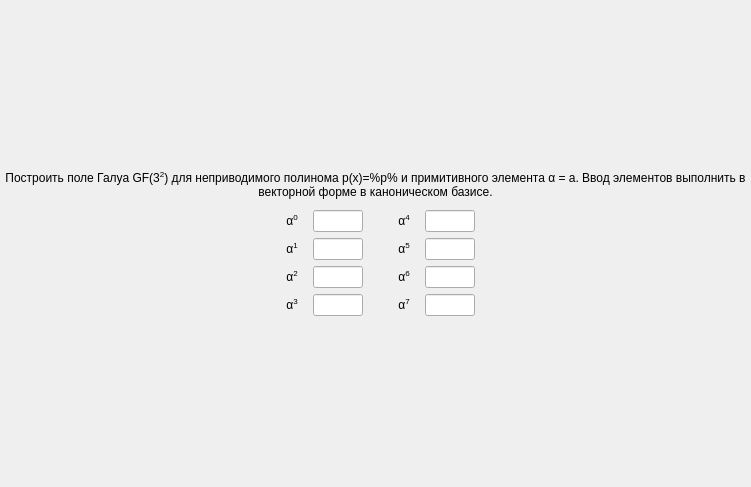
<?xml version="1.0" encoding="UTF-8"?>
<ui version="4.0">
 <class>ScreenTask11</class>
 <widget class="QFrame" name="ScreenTask11">
  <property name="geometry">
   <rect>
    <x>0</x>
    <y>0</y>
    <width>751</width>
    <height>487</height>
   </rect>
  </property>
  <property name="windowTitle">
   <string>Frame</string>
  </property>
  <layout class="QGridLayout" name="gridLayout">
   <property name="leftMargin">
    <number>0</number>
   </property>
   <property name="topMargin">
    <number>0</number>
   </property>
   <property name="rightMargin">
    <number>0</number>
   </property>
   <property name="bottomMargin">
    <number>0</number>
   </property>
   <item row="0" column="0">
    <layout class="QVBoxLayout" name="verticalLayout">
     <item>
      <spacer name="verticalSpacer">
       <property name="orientation">
        <enum>Qt::Vertical</enum>
       </property>
       <property name="sizeHint" stdset="0">
        <size>
         <width>0</width>
         <height>0</height>
        </size>
       </property>
      </spacer>
     </item>
     <item>
      <widget class="QLabel" name="title">
       <property name="styleSheet">
        <string notr="true">font: 75 20pt &quot;MS Shell Dlg 2&quot;;</string>
       </property>
       <property name="text">
        <string>Построить поле Галуа GF(3&lt;sup&gt;2&lt;/sup&gt;) для неприводимого полинома p(x)=%p% и примитивного элемента α = a. Ввод элементов выполнить в векторной форме в каноническом базисе.</string>
       </property>
       <property name="alignment">
        <set>Qt::AlignCenter</set>
       </property>
       <property name="wordWrap">
        <bool>true</bool>
       </property>
      </widget>
     </item>
     <item>
      <spacer name="verticalSpacer_3">
       <property name="orientation">
        <enum>Qt::Vertical</enum>
       </property>
       <property name="sizeType">
        <enum>QSizePolicy::Minimum</enum>
       </property>
       <property name="sizeHint" stdset="0">
        <size>
         <width>0</width>
         <height>5</height>
        </size>
       </property>
      </spacer>
     </item>
     <item>
      <layout class="QGridLayout" name="gridLayout_2">
       <item row="1" column="2">
        <widget class="QLineEdit" name="input1">
         <property name="sizePolicy">
          <sizepolicy hsizetype="Fixed" vsizetype="Fixed">
           <horstretch>0</horstretch>
           <verstretch>0</verstretch>
          </sizepolicy>
         </property>
         <property name="minimumSize">
          <size>
           <width>50</width>
           <height>0</height>
          </size>
         </property>
         <property name="maximumSize">
          <size>
           <width>50</width>
           <height>16777215</height>
          </size>
         </property>
         <property name="styleSheet">
          <string notr="true">font: 16pt &quot;MS Shell Dlg 2&quot;;</string>
         </property>
         <property name="alignment">
          <set>Qt::AlignCenter</set>
         </property>
        </widget>
       </item>
       <item row="2" column="5">
        <widget class="QLineEdit" name="input6">
         <property name="sizePolicy">
          <sizepolicy hsizetype="Fixed" vsizetype="Fixed">
           <horstretch>0</horstretch>
           <verstretch>0</verstretch>
          </sizepolicy>
         </property>
         <property name="minimumSize">
          <size>
           <width>50</width>
           <height>0</height>
          </size>
         </property>
         <property name="maximumSize">
          <size>
           <width>50</width>
           <height>16777215</height>
          </size>
         </property>
         <property name="styleSheet">
          <string notr="true">font: 16pt &quot;MS Shell Dlg 2&quot;;</string>
         </property>
         <property name="alignment">
          <set>Qt::AlignCenter</set>
         </property>
        </widget>
       </item>
       <item row="1" column="5">
        <widget class="QLineEdit" name="input5">
         <property name="sizePolicy">
          <sizepolicy hsizetype="Fixed" vsizetype="Fixed">
           <horstretch>0</horstretch>
           <verstretch>0</verstretch>
          </sizepolicy>
         </property>
         <property name="minimumSize">
          <size>
           <width>50</width>
           <height>0</height>
          </size>
         </property>
         <property name="maximumSize">
          <size>
           <width>50</width>
           <height>16777215</height>
          </size>
         </property>
         <property name="styleSheet">
          <string notr="true">font: 16pt &quot;MS Shell Dlg 2&quot;;</string>
         </property>
         <property name="alignment">
          <set>Qt::AlignCenter</set>
         </property>
        </widget>
       </item>
       <item row="0" column="5">
        <widget class="QLineEdit" name="input4">
         <property name="sizePolicy">
          <sizepolicy hsizetype="Fixed" vsizetype="Fixed">
           <horstretch>0</horstretch>
           <verstretch>0</verstretch>
          </sizepolicy>
         </property>
         <property name="minimumSize">
          <size>
           <width>50</width>
           <height>0</height>
          </size>
         </property>
         <property name="maximumSize">
          <size>
           <width>50</width>
           <height>16777215</height>
          </size>
         </property>
         <property name="styleSheet">
          <string notr="true">font: 16pt &quot;MS Shell Dlg 2&quot;;</string>
         </property>
         <property name="alignment">
          <set>Qt::AlignCenter</set>
         </property>
        </widget>
       </item>
       <item row="2" column="1">
        <widget class="QLabel" name="label_3">
         <property name="sizePolicy">
          <sizepolicy hsizetype="Fixed" vsizetype="Preferred">
           <horstretch>0</horstretch>
           <verstretch>0</verstretch>
          </sizepolicy>
         </property>
         <property name="minimumSize">
          <size>
           <width>30</width>
           <height>0</height>
          </size>
         </property>
         <property name="maximumSize">
          <size>
           <width>30</width>
           <height>16777215</height>
          </size>
         </property>
         <property name="styleSheet">
          <string notr="true">font: 16pt &quot;MS Shell Dlg 2&quot;;</string>
         </property>
         <property name="text">
          <string>α&lt;sup&gt;2&lt;/sup&gt;</string>
         </property>
         <property name="alignment">
          <set>Qt::AlignCenter</set>
         </property>
        </widget>
       </item>
       <item row="1" column="4">
        <widget class="QLabel" name="label_6">
         <property name="sizePolicy">
          <sizepolicy hsizetype="Fixed" vsizetype="Preferred">
           <horstretch>0</horstretch>
           <verstretch>0</verstretch>
          </sizepolicy>
         </property>
         <property name="minimumSize">
          <size>
           <width>30</width>
           <height>0</height>
          </size>
         </property>
         <property name="maximumSize">
          <size>
           <width>30</width>
           <height>16777215</height>
          </size>
         </property>
         <property name="styleSheet">
          <string notr="true">font: 16pt &quot;MS Shell Dlg 2&quot;;</string>
         </property>
         <property name="text">
          <string>α&lt;sup&gt;5&lt;/sup&gt;</string>
         </property>
         <property name="alignment">
          <set>Qt::AlignCenter</set>
         </property>
        </widget>
       </item>
       <item row="3" column="4">
        <widget class="QLabel" name="label_8">
         <property name="sizePolicy">
          <sizepolicy hsizetype="Fixed" vsizetype="Preferred">
           <horstretch>0</horstretch>
           <verstretch>0</verstretch>
          </sizepolicy>
         </property>
         <property name="minimumSize">
          <size>
           <width>30</width>
           <height>0</height>
          </size>
         </property>
         <property name="maximumSize">
          <size>
           <width>30</width>
           <height>16777215</height>
          </size>
         </property>
         <property name="styleSheet">
          <string notr="true">font: 16pt &quot;MS Shell Dlg 2&quot;;</string>
         </property>
         <property name="text">
          <string>α&lt;sup&gt;7&lt;/sup&gt;</string>
         </property>
         <property name="alignment">
          <set>Qt::AlignCenter</set>
         </property>
        </widget>
       </item>
       <item row="2" column="4">
        <widget class="QLabel" name="label_7">
         <property name="sizePolicy">
          <sizepolicy hsizetype="Fixed" vsizetype="Preferred">
           <horstretch>0</horstretch>
           <verstretch>0</verstretch>
          </sizepolicy>
         </property>
         <property name="minimumSize">
          <size>
           <width>30</width>
           <height>0</height>
          </size>
         </property>
         <property name="maximumSize">
          <size>
           <width>30</width>
           <height>16777215</height>
          </size>
         </property>
         <property name="styleSheet">
          <string notr="true">font: 16pt &quot;MS Shell Dlg 2&quot;;</string>
         </property>
         <property name="text">
          <string>α&lt;sup&gt;6&lt;/sup&gt;</string>
         </property>
         <property name="alignment">
          <set>Qt::AlignCenter</set>
         </property>
        </widget>
       </item>
       <item row="3" column="3">
        <spacer name="horizontalSpacer_6">
         <property name="orientation">
          <enum>Qt::Horizontal</enum>
         </property>
         <property name="sizeType">
          <enum>QSizePolicy::Minimum</enum>
         </property>
         <property name="sizeHint" stdset="0">
          <size>
           <width>20</width>
           <height>0</height>
          </size>
         </property>
        </spacer>
       </item>
       <item row="0" column="1">
        <widget class="QLabel" name="label">
         <property name="sizePolicy">
          <sizepolicy hsizetype="Fixed" vsizetype="Preferred">
           <horstretch>0</horstretch>
           <verstretch>0</verstretch>
          </sizepolicy>
         </property>
         <property name="minimumSize">
          <size>
           <width>30</width>
           <height>0</height>
          </size>
         </property>
         <property name="maximumSize">
          <size>
           <width>30</width>
           <height>16777215</height>
          </size>
         </property>
         <property name="styleSheet">
          <string notr="true">font: 16pt &quot;MS Shell Dlg 2&quot;;</string>
         </property>
         <property name="text">
          <string>α&lt;sup&gt;0&lt;/sup&gt;</string>
         </property>
         <property name="alignment">
          <set>Qt::AlignCenter</set>
         </property>
        </widget>
       </item>
       <item row="1" column="3">
        <spacer name="horizontalSpacer_4">
         <property name="orientation">
          <enum>Qt::Horizontal</enum>
         </property>
         <property name="sizeType">
          <enum>QSizePolicy::Minimum</enum>
         </property>
         <property name="sizeHint" stdset="0">
          <size>
           <width>20</width>
           <height>0</height>
          </size>
         </property>
        </spacer>
       </item>
       <item row="2" column="3">
        <spacer name="horizontalSpacer_5">
         <property name="orientation">
          <enum>Qt::Horizontal</enum>
         </property>
         <property name="sizeType">
          <enum>QSizePolicy::Minimum</enum>
         </property>
         <property name="sizeHint" stdset="0">
          <size>
           <width>20</width>
           <height>0</height>
          </size>
         </property>
        </spacer>
       </item>
       <item row="3" column="1">
        <widget class="QLabel" name="label_4">
         <property name="sizePolicy">
          <sizepolicy hsizetype="Fixed" vsizetype="Preferred">
           <horstretch>0</horstretch>
           <verstretch>0</verstretch>
          </sizepolicy>
         </property>
         <property name="minimumSize">
          <size>
           <width>30</width>
           <height>0</height>
          </size>
         </property>
         <property name="maximumSize">
          <size>
           <width>30</width>
           <height>16777215</height>
          </size>
         </property>
         <property name="styleSheet">
          <string notr="true">font: 16pt &quot;MS Shell Dlg 2&quot;;</string>
         </property>
         <property name="text">
          <string>α&lt;sup&gt;3&lt;/sup&gt;</string>
         </property>
         <property name="alignment">
          <set>Qt::AlignCenter</set>
         </property>
        </widget>
       </item>
       <item row="0" column="3">
        <spacer name="horizontalSpacer_3">
         <property name="orientation">
          <enum>Qt::Horizontal</enum>
         </property>
         <property name="sizeType">
          <enum>QSizePolicy::Minimum</enum>
         </property>
         <property name="sizeHint" stdset="0">
          <size>
           <width>20</width>
           <height>0</height>
          </size>
         </property>
        </spacer>
       </item>
       <item row="3" column="5">
        <widget class="QLineEdit" name="input7">
         <property name="sizePolicy">
          <sizepolicy hsizetype="Fixed" vsizetype="Fixed">
           <horstretch>0</horstretch>
           <verstretch>0</verstretch>
          </sizepolicy>
         </property>
         <property name="minimumSize">
          <size>
           <width>50</width>
           <height>0</height>
          </size>
         </property>
         <property name="maximumSize">
          <size>
           <width>50</width>
           <height>16777215</height>
          </size>
         </property>
         <property name="styleSheet">
          <string notr="true">font: 16pt &quot;MS Shell Dlg 2&quot;;</string>
         </property>
         <property name="alignment">
          <set>Qt::AlignCenter</set>
         </property>
        </widget>
       </item>
       <item row="0" column="2">
        <widget class="QLineEdit" name="input0">
         <property name="sizePolicy">
          <sizepolicy hsizetype="Fixed" vsizetype="Fixed">
           <horstretch>0</horstretch>
           <verstretch>0</verstretch>
          </sizepolicy>
         </property>
         <property name="minimumSize">
          <size>
           <width>50</width>
           <height>0</height>
          </size>
         </property>
         <property name="maximumSize">
          <size>
           <width>50</width>
           <height>16777215</height>
          </size>
         </property>
         <property name="styleSheet">
          <string notr="true">font: 16pt &quot;MS Shell Dlg 2&quot;;</string>
         </property>
         <property name="alignment">
          <set>Qt::AlignCenter</set>
         </property>
        </widget>
       </item>
       <item row="0" column="6">
        <spacer name="horizontalSpacer_2">
         <property name="orientation">
          <enum>Qt::Horizontal</enum>
         </property>
         <property name="sizeHint" stdset="0">
          <size>
           <width>40</width>
           <height>20</height>
          </size>
         </property>
        </spacer>
       </item>
       <item row="0" column="0">
        <spacer name="horizontalSpacer">
         <property name="orientation">
          <enum>Qt::Horizontal</enum>
         </property>
         <property name="sizeHint" stdset="0">
          <size>
           <width>40</width>
           <height>20</height>
          </size>
         </property>
        </spacer>
       </item>
       <item row="2" column="2">
        <widget class="QLineEdit" name="input2">
         <property name="sizePolicy">
          <sizepolicy hsizetype="Fixed" vsizetype="Fixed">
           <horstretch>0</horstretch>
           <verstretch>0</verstretch>
          </sizepolicy>
         </property>
         <property name="minimumSize">
          <size>
           <width>50</width>
           <height>0</height>
          </size>
         </property>
         <property name="maximumSize">
          <size>
           <width>50</width>
           <height>16777215</height>
          </size>
         </property>
         <property name="styleSheet">
          <string notr="true">font: 16pt &quot;MS Shell Dlg 2&quot;;</string>
         </property>
         <property name="alignment">
          <set>Qt::AlignCenter</set>
         </property>
        </widget>
       </item>
       <item row="3" column="2">
        <widget class="QLineEdit" name="input3">
         <property name="sizePolicy">
          <sizepolicy hsizetype="Fixed" vsizetype="Fixed">
           <horstretch>0</horstretch>
           <verstretch>0</verstretch>
          </sizepolicy>
         </property>
         <property name="minimumSize">
          <size>
           <width>50</width>
           <height>0</height>
          </size>
         </property>
         <property name="maximumSize">
          <size>
           <width>50</width>
           <height>16777215</height>
          </size>
         </property>
         <property name="styleSheet">
          <string notr="true">font: 16pt &quot;MS Shell Dlg 2&quot;;</string>
         </property>
         <property name="alignment">
          <set>Qt::AlignCenter</set>
         </property>
        </widget>
       </item>
       <item row="1" column="1">
        <widget class="QLabel" name="label_2">
         <property name="sizePolicy">
          <sizepolicy hsizetype="Fixed" vsizetype="Preferred">
           <horstretch>0</horstretch>
           <verstretch>0</verstretch>
          </sizepolicy>
         </property>
         <property name="minimumSize">
          <size>
           <width>30</width>
           <height>0</height>
          </size>
         </property>
         <property name="maximumSize">
          <size>
           <width>30</width>
           <height>16777215</height>
          </size>
         </property>
         <property name="styleSheet">
          <string notr="true">font: 16pt &quot;MS Shell Dlg 2&quot;;</string>
         </property>
         <property name="text">
          <string>α&lt;sup&gt;1&lt;/sup&gt;</string>
         </property>
         <property name="alignment">
          <set>Qt::AlignCenter</set>
         </property>
        </widget>
       </item>
       <item row="0" column="4">
        <widget class="QLabel" name="label_5">
         <property name="sizePolicy">
          <sizepolicy hsizetype="Fixed" vsizetype="Preferred">
           <horstretch>0</horstretch>
           <verstretch>0</verstretch>
          </sizepolicy>
         </property>
         <property name="minimumSize">
          <size>
           <width>30</width>
           <height>0</height>
          </size>
         </property>
         <property name="maximumSize">
          <size>
           <width>30</width>
           <height>16777215</height>
          </size>
         </property>
         <property name="styleSheet">
          <string notr="true">font: 16pt &quot;MS Shell Dlg 2&quot;;</string>
         </property>
         <property name="text">
          <string>α&lt;sup&gt;4&lt;/sup&gt;</string>
         </property>
         <property name="alignment">
          <set>Qt::AlignCenter</set>
         </property>
        </widget>
       </item>
       <item row="1" column="6">
        <spacer name="horizontalSpacer_7">
         <property name="orientation">
          <enum>Qt::Horizontal</enum>
         </property>
         <property name="sizeHint" stdset="0">
          <size>
           <width>40</width>
           <height>20</height>
          </size>
         </property>
        </spacer>
       </item>
       <item row="2" column="6">
        <spacer name="horizontalSpacer_8">
         <property name="orientation">
          <enum>Qt::Horizontal</enum>
         </property>
         <property name="sizeHint" stdset="0">
          <size>
           <width>40</width>
           <height>20</height>
          </size>
         </property>
        </spacer>
       </item>
       <item row="3" column="6">
        <spacer name="horizontalSpacer_9">
         <property name="orientation">
          <enum>Qt::Horizontal</enum>
         </property>
         <property name="sizeHint" stdset="0">
          <size>
           <width>40</width>
           <height>20</height>
          </size>
         </property>
        </spacer>
       </item>
       <item row="1" column="0">
        <spacer name="horizontalSpacer_10">
         <property name="orientation">
          <enum>Qt::Horizontal</enum>
         </property>
         <property name="sizeHint" stdset="0">
          <size>
           <width>40</width>
           <height>20</height>
          </size>
         </property>
        </spacer>
       </item>
       <item row="2" column="0">
        <spacer name="horizontalSpacer_11">
         <property name="orientation">
          <enum>Qt::Horizontal</enum>
         </property>
         <property name="sizeHint" stdset="0">
          <size>
           <width>40</width>
           <height>20</height>
          </size>
         </property>
        </spacer>
       </item>
       <item row="3" column="0">
        <spacer name="horizontalSpacer_12">
         <property name="orientation">
          <enum>Qt::Horizontal</enum>
         </property>
         <property name="sizeHint" stdset="0">
          <size>
           <width>40</width>
           <height>20</height>
          </size>
         </property>
        </spacer>
       </item>
      </layout>
     </item>
     <item>
      <spacer name="verticalSpacer_2">
       <property name="orientation">
        <enum>Qt::Vertical</enum>
       </property>
       <property name="sizeHint" stdset="0">
        <size>
         <width>0</width>
         <height>0</height>
        </size>
       </property>
      </spacer>
     </item>
    </layout>
   </item>
  </layout>
 </widget>
 <tabstops>
  <tabstop>input0</tabstop>
  <tabstop>input1</tabstop>
  <tabstop>input2</tabstop>
  <tabstop>input3</tabstop>
  <tabstop>input4</tabstop>
  <tabstop>input5</tabstop>
  <tabstop>input6</tabstop>
  <tabstop>input7</tabstop>
 </tabstops>
 <resources/>
 <connections/>
</ui>
